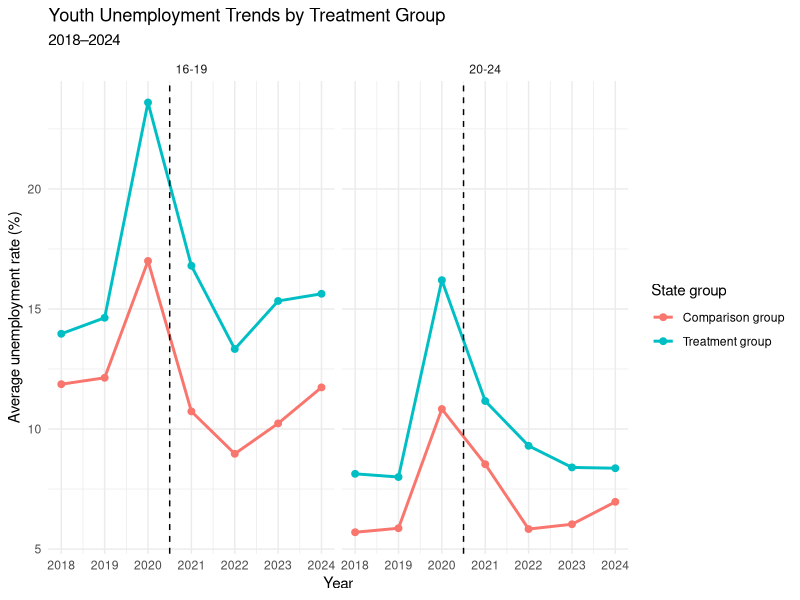
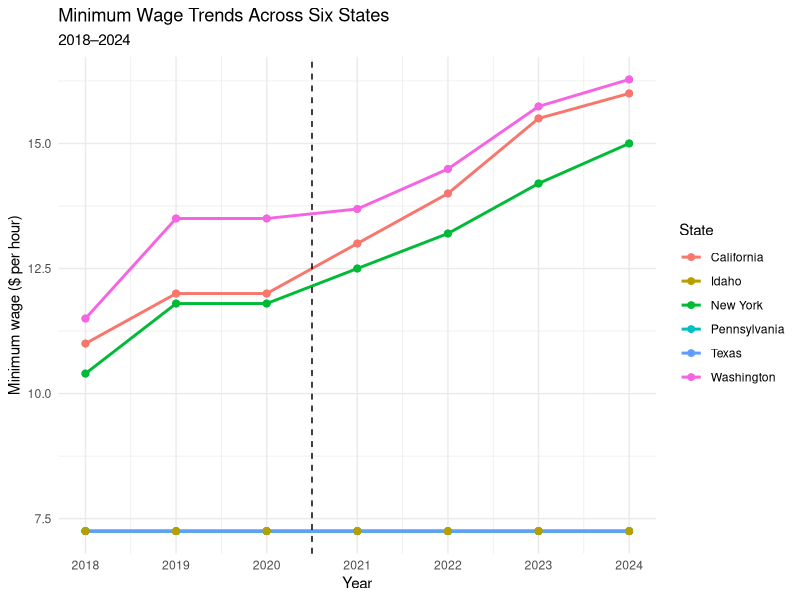
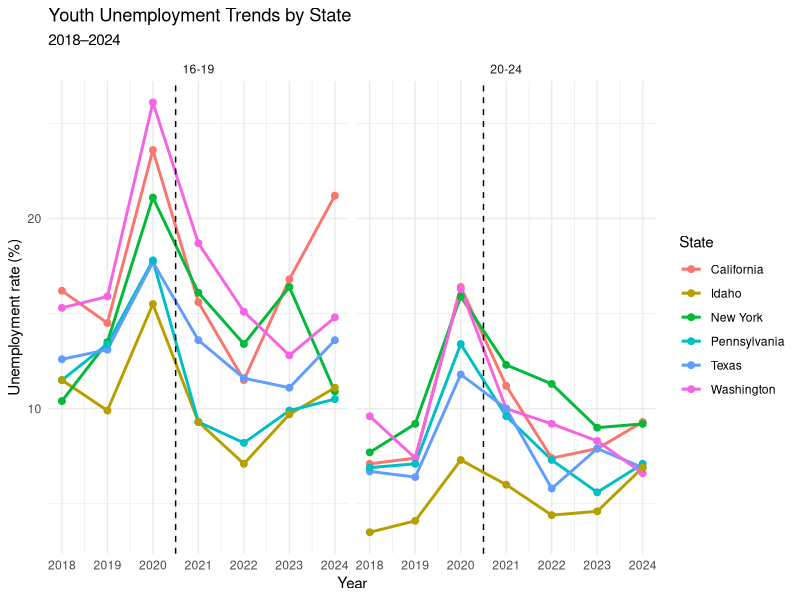
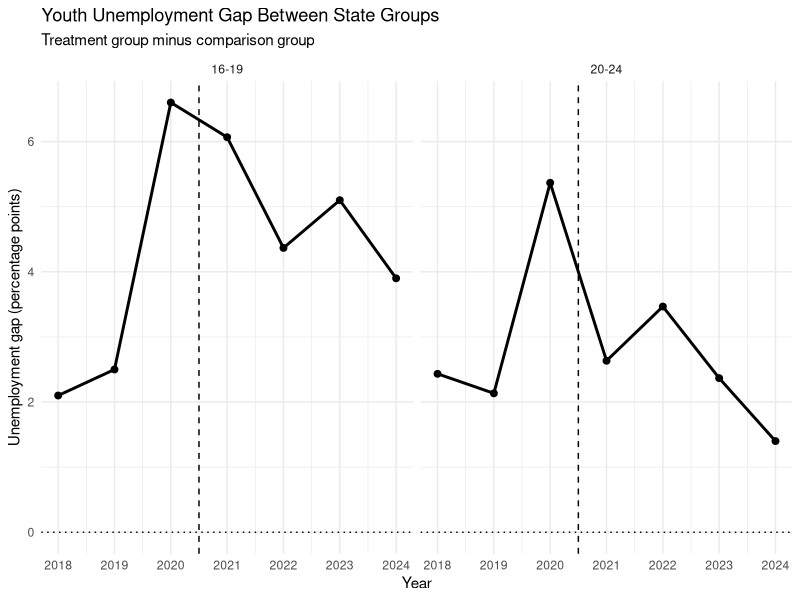

Here is the R script that generated these plots, in order:

# Load packages
library(dplyr)
library(tidyr)
library(ggplot2)

# Load the cleaned dataset created by data_prep.R
data <- read.csv("youth_unemployment_subset.csv")

# Prepare data for treatment and comparison group trends
plot_data <- data %>%
  group_by(year, age_group, treatment) %>%
  summarise(
    avg_unemployment = mean(unemployment_rate, na.rm = TRUE),
    .groups = "drop"
  ) %>%
  mutate(
    group = ifelse(
      treatment == 1,
      "Treatment group",
      "Comparison group"
    )
  )

# Figure 1: Youth unemployment trends by treatment group
ggplot(plot_data,
       aes(x = year, y = avg_unemployment,
           color = group, group = group)) +
  geom_line(linewidth = 1) +
  geom_point(size = 2) +
  geom_vline(xintercept = 2020.5, linetype = "dashed") +
  facet_wrap(~ age_group) +
  scale_x_continuous(breaks = 2018:2024) +
  labs(
    title = "Youth Unemployment Trends by Treatment Group",
    subtitle = "2018–2024",
    x = "Year",
    y = "Average unemployment rate (%)",
    color = "State group"
  ) +
  theme_minimal()

# Figure 2: Minimum wage trends by state
ggplot(data,
       aes(x = year, y = min_wage,
           color = state, group = state)) +
  geom_line(linewidth = 1) +
  geom_point(size = 2) +
  geom_vline(xintercept = 2020.5, linetype = "dashed") +
  scale_x_continuous(breaks = 2018:2024) +
  labs(
    title = "Minimum Wage Trends Across Six States",
    subtitle = "2018–2024",
    x = "Year",
    y = "Minimum wage ($ per hour)",
    color = "State"
  ) +
  theme_minimal()

# Figure 3: Youth unemployment trends by state
ggplot(data,
       aes(x = year, y = unemployment_rate,
           color = state, group = state)) +
  geom_line(linewidth = 1) +
  geom_point(size = 2) +
  geom_vline(xintercept = 2020.5, linetype = "dashed") +
  facet_wrap(~ age_group) +
  scale_x_continuous(breaks = 2018:2024) +
  labs(
    title = "Youth Unemployment Trends by State",
    subtitle = "2018–2024",
    x = "Year",
    y = "Unemployment rate (%)",
    color = "State"
  ) +
  theme_minimal()

# Figure 4: Treatment-control unemployment gap
gap_data <- plot_data %>%
  select(year, age_group, treatment, avg_unemployment) %>%
  pivot_wider(
    names_from = treatment,
    values_from = avg_unemployment,
    names_prefix = "group_"
  ) %>%
  mutate(gap = group_1 - group_0)

ggplot(gap_data, aes(x = year, y = gap)) +
  geom_line(linewidth = 1) +
  geom_point(size = 2) +
  geom_hline(yintercept = 0, linetype = "dotted") +
  geom_vline(xintercept = 2020.5, linetype = "dashed") +
  facet_wrap(~ age_group) +
  scale_x_continuous(breaks = 2018:2024) +
  labs(
    title = "Youth Unemployment Gap Between State Groups",
    subtitle = "Treatment group minus comparison group",
    x = "Year",
    y = "Unemployment gap (percentage points)"
  ) +
  theme_minimal()
